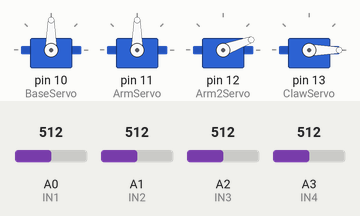
Simulated run of this sketch. Board: Arduino Uno, built with avr-gcc and run on an emulated ATmega328P. Shown: 4 × servo. The test bench sets the inputs (shaded band); at power-on: A1 (IN2) = 512, A3 (IN4) = 512, A0 (IN1) = 512, A2 (IN3) = 512.

Above: at 1.2 s.
1.3 s: A1 (IN2) set to 534
2.8 s: A1 (IN2) set to 560
At 3.18 s:
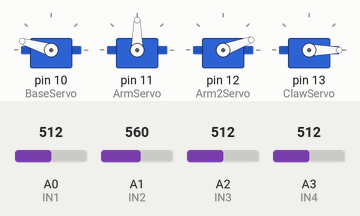
At 3.8 s:
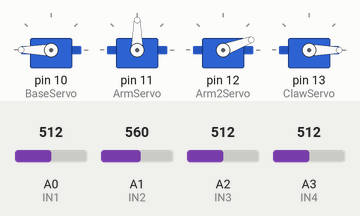
4.7 s: A3 (IN4) set to 534
6.2 s: A3 (IN4) set to 564
At 8.0 s:
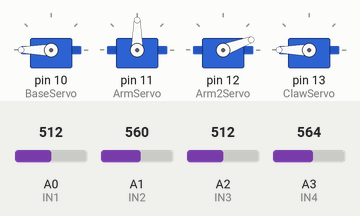
8.6 s: A0 (IN1) set to 541
10.1 s: A0 (IN1) set to 558
At 10.7 s:
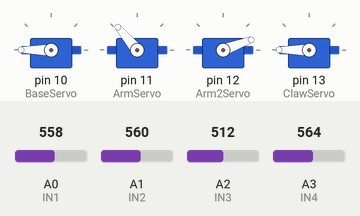
Timing chart, 0 to 12.8 s (numbered marks = the images above; inputs shaded):
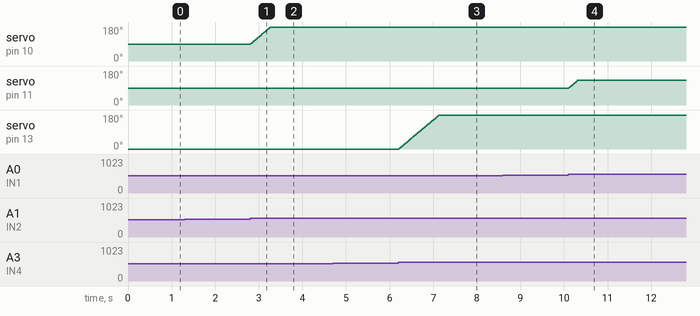

The sketch:

Servo_Robot_Arm.ino
```cpp
#include <Servo.h>

Servo ArmServo;  // create servo object to control a servo
Servo BaseServo;
Servo Arm2Servo;
Servo ClawServo;

//ArmServo
int IN1 = A0;  // analog pin used to connect the potentiometer
int val1;    // variable to read the value from the analog pin
int con1;
float value1 = 90; // I use a floating variable so I can set the increments the servo moves in smaller than whole numbers.

//BaseServo
int IN2 = A1;
int val2;
int con2;
float value2 = 90;

//Arm2Servo
int IN3 = A2;
int val3;
int con3;
float value3 = 20;

//ClawServo
int IN4 = A3;
int val4;
int con4;
float value4;

void setup() {
  Serial.begin(9600);
  BaseServo.attach(10);  // attaches the servo on digital pin 13 to the servo object
  ArmServo.attach(11);
  Arm2Servo.attach(12);
  ClawServo.attach(13);
}

void loop() {

  //ArmServo
  val1 = analogRead(IN1);            // reads the value of the potentiometer (value between 0 and 1023)
  if (val1 >= 550) { //these if-statements check if the potentiometer is moved in either direction, and if so, it adds or subtracts a value to a variable
     value1 += 0.15; //this value relates to how many degrees are being added or subtracted to the float variable so the servo can move (decrease the value for less sensitivity, increase for more sensitivity)
  }
  else if (val1 <= 450) { //these if-statements check if the potentiometer is moved in either direction, and if so, it adds or subtracts a value to a variable
    value1 -= 0.15;  //this value relates to how many degrees are being added or subtracted to the float variable so the servo can move (decrease the value for less sensitivity, increase for more sensitivity)
  }
  con1 = constrain(value1, 0, 130); //constrains the numbers in the variable to a set range, useful in this case
  ArmServo.write(con1);

 //BaseServo
 val2 = analogRead(IN2);            // reads the value of the potentiometer (value between 0 and 1023)
  if (val2 >= 550) { //these if-statements check if the potentiometer is moved in either direction, and if so, it adds or subtracts a value to a variable
     value2 += 0.15; //this value relates to how many degrees are being added or subtracted to the float variable so the servo can move (decrease the value for less sensitivity, increase for more sensitivity)
  }
  else if (val2 <= 450) { //these if-statements check if the potentiometer is moved in either direction, and if so, it adds or subtracts a value to a variable
    value2 -= 0.15;  //this value relates to how many degrees are being added or subtracted to the float variable so the servo can move (decrease the value for less sensitivity, increase for more sensitivity)
  }
  con2 = constrain(value2, 0, 180); //constrains the numbers in the variable to a set range, useful in this case
  BaseServo.write(con2);

 //Arm2Servo
 val3 = analogRead(IN3);            // reads the value of the potentiometer (value between 0 and 1023)
  if (val3 >= 550) { //these if-statements check if the potentiometer is moved in either direction, and if so, it adds or subtracts a value to a variable
     value3 += 0.15; //this value relates to how many degrees are being added or subtracted to the float variable so the servo can move (decrease the value for less sensitivity, increase for more sensitivity)
  }
  else if (val3 <= 450) { //these if-statements check if the potentiometer is moved in either direction, and if so, it adds or subtracts a value to a variable
    value3 -= 0.15;  //this value relates to how many degrees are being added or subtracted to the float variable so the servo can move (decrease the value for less sensitivity, increase for more sensitivity)
  }
  con3 = constrain(value3, 0, 110); //constrains the numbers in the variable to a set range, useful in this case
  Arm2Servo.write(con3);

 //ClawServo
 val4 = analogRead(IN4);            // reads the value of the potentiometer (value between 0 and 1023)
  if (val4 >= 550) { //these if-statements check if the potentiometer is moved in either direction, and if so, it adds or subtracts a value to a variable
     value4 += 0.15; //this value relates to how many degrees are being added or subtracted to the float variable so the servo can move (decrease the value for less sensitivity, increase for more sensitivity)
  }
  else if (val4 <= 450) { //these if-statements check if the potentiometer is moved in either direction, and if so, it adds or subtracts a value to a variable
    value4 -= 0.15;  //this value relates to how many degrees are being added or subtracted to the float variable so the servo can move (decrease the value for less sensitivity, increase for more sensitivity)
  }
  con4 = constrain(value4, 0, 180); //constrains the numbers in the variable to a set range, useful in this case
  ClawServo.write(con4);

}
```

Measured:
- the behaviour switches between 549 and 550 on A1 (IN2) (found by bisection; images 0 and 1)
- the behaviour switches between 549 and 550 on A3 (IN4) (found by bisection; images 2 and 3)
- the behaviour switches between 549 and 550 on A0 (IN1) (found by bisection; images 3 and 4)
- after the input at 1.3 s, every drawn part: stays the same
- after the input at 2.8 s, servo on pin 10 (BaseServo): moves from 90° to 180° over 0.46 s, starting at once
- after the input at 4.7 s, every drawn part: stays the same
- after the input at 6.2 s, servo on pin 13 (ClawServo): moves from 0° to 180° over 0.93 s, starting at once
- after the input at 8.6 s, every drawn part: stays the same
- after the input at 10.1 s, servo on pin 11 (ArmServo): moves from 90° to 130° over 0.20 s, starting at once
